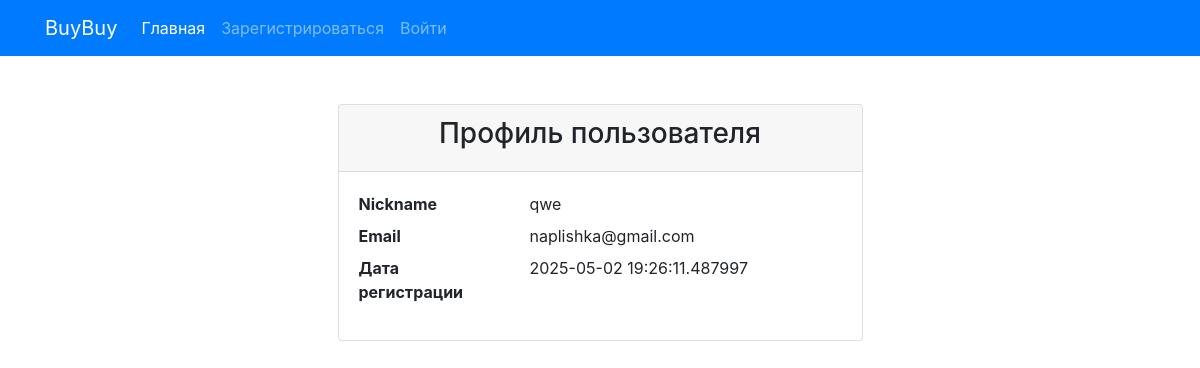
The page /user/1 on the database as committed earlier.
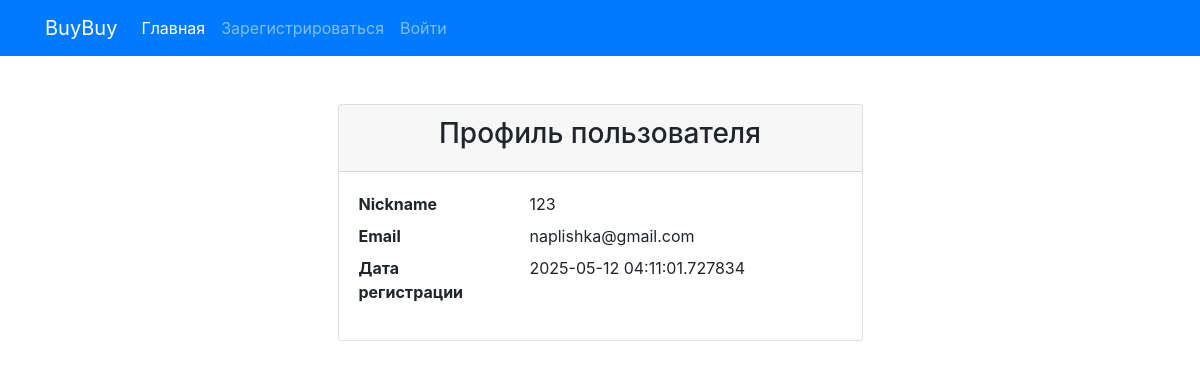
The same page on the database as committed later.
### data/users.py (models this page shows, shortened)
class User(SqlAlchemyBase, UserMixin):
    __tablename__ = "users"
    id = sqlalchemy.Column(sqlalchemy.Integer, primary_key=True, autoincrement=True)
    nickname = sqlalchemy.Column(sqlalchemy.String, unique=True, nullable=True)
    email = sqlalchemy.Column(sqlalchemy.String, unique=True, nullable=True)
    hpasw = sqlalchemy.Column(sqlalchemy.String, nullable=True)
    created_date = sqlalchemy.Column(sqlalchemy.DateTime, nullable=True, default=datetime.now())
    ads = orm.relationship("Ad", back_populates='user')

### app.py (the view)
@app.route("/user/<int:user_id>")
def profile(user_id):
    db_sess = db_session.create_session()
    user = db_sess.query(User).filter(User.id == user_id).first()
    params = {}
    params["id"] = user.id
    params["nickname"] = user.nickname
    params["email"] = user.email
    params["date"] = user.created_date
    return render_template("user.html", **params)

### data/db_session.py (called while the page is built)
def create_session() -> Session:
    global __factory
    return __factory()

### templates/user.html
{% extends 'base.html' %}
{% block content %}
<div class="container mt-5">
    <div class="row justify-content-center">
        <div class="col-md-6">
            <div class="card">
                <div class="card-header text-center">
                    <h3>Профиль пользователя</h3>
                </div>
                <div class="card-body">
                    <dl class="row">
                        <dt class="col-sm-4">Nickname</dt>
                        <dd class="col-sm-8">{{ nickname }}</dd>
                        <dt class="col-sm-4">Email</dt>
                        <dd class="col-sm-8">{{ email }}</dd>
                        <dt class="col-sm-4">Дата регистрации</dt>
                        <dd class="col-sm-8">{{ date }}</dd>
                    </dl>
                </div>
            </div>
        </div>
    </div>
</div>
{% endblock %}

### templates/base.html (shortened to what this page needs)
<!doctype html>
<html lang="en">
<head>
    <link rel="stylesheet"
          href="https://stackpath.bootstrapcdn.com/bootstrap/4.4.1/css/bootstrap.min.css"
>
</head>
<body>
<header>
    <nav class="navbar navbar-expand-lg navbar-dark bg-primary">
    <div class="container">
      <a class="navbar-brand" href="/">BuyBuy</a>
      <div class="collapse navbar-collapse" id="navbarNav">
        <ul class="navbar-nav">
          <li class="nav-item"><a class="nav-link active" href="/">Главная</a></li>
            {% if current_user.is_authenticated %}
                <li class="nav-item"><a class="nav-link" href="/ad_add">Дать объявление</a></li>
                <li class="nav-item"><a class="nav-link" href="/user/{{ current_user.id }}">{{ current_user.nickname }}</a></li>
                <li class="nav-item"><a class="nav-link" href="/logout">Выйти</a></li>
            {% else %}
                    <li class="nav-item"><a class="nav-link" href="/register">Зарегистрироваться</a></li>
                    <li class="nav-item"><a class="nav-link" href="/login">Войти</a></li>
            {% endif %}
        </ul>
      </div>
    </div>
  </nav>
</header>
<main role="main" class="container">
    {% block content %}{% endblock %}
</main>
</body>
</html>

Rows that differ between the two databases and show on the page:
changed User "naplishka@gmail.com": nickname "qwe" → "123"; created_date "2025-05-02 19:26:11.487997" → "2025-05-12 04:11:01.727834"
